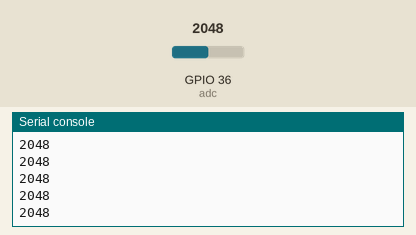
Simulated run of this program. Board: ESP32 board running MicroPython. On the bench: the last lines printed to the serial console. The inputs (shaded band) are chosen by the test bench; at power-on: GPIO 36 (adc) = 2048 (analog values on the 0–4095 scale).

Above: at 1.2 s.
1.3 s: GPIO 36 (adc) set to 2866
At 1.31 s:
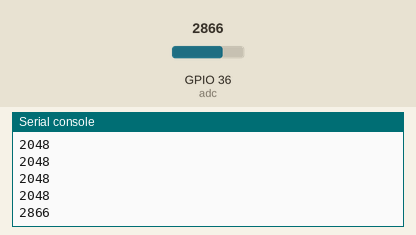
2.8 s: GPIO 36 (adc) set to 3603
At 2.81 s:
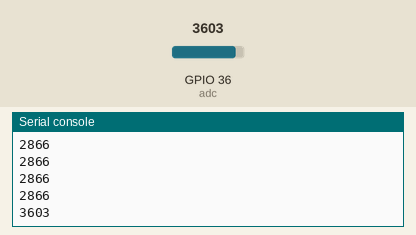
Timing chart, 0 to 5.8 s (numbered marks = the images above; inputs shaded):
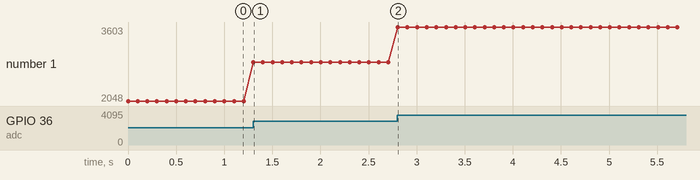

Measured:
- after the input at 1.3 s, the serial console: prints a new line at once (image 1)
- after the input at 2.8 s, the serial console: prints a new line at once (image 2)
- plotted number 1: 2048 → 2866 after the input at 1.3 s, 2866 → 3603 after the input at 2.8 s

The program:

se_al_analogica.py
```python
from machine import ADC, Pin
from time import sleep_ms

# Configurar el ADC
# GPIO36 (Pin 36) corresponde a ADC1_CH0
adc = ADC(Pin(36))

# Configurar el rango de voltaje del ADC (0-3.3V)
adc.atten(ADC.ATTN_11DB)    # Rango completo: 3.3v

# Configurar la resolución a 12 bits (0-4095)
adc.width(ADC.WIDTH_12BIT)

while True:
    # Leer el valor analógico
    valor = adc.read()

    # Imprimir el valor
    print(valor)

    # Esperar 100ms
    sleep_ms(100)
```
